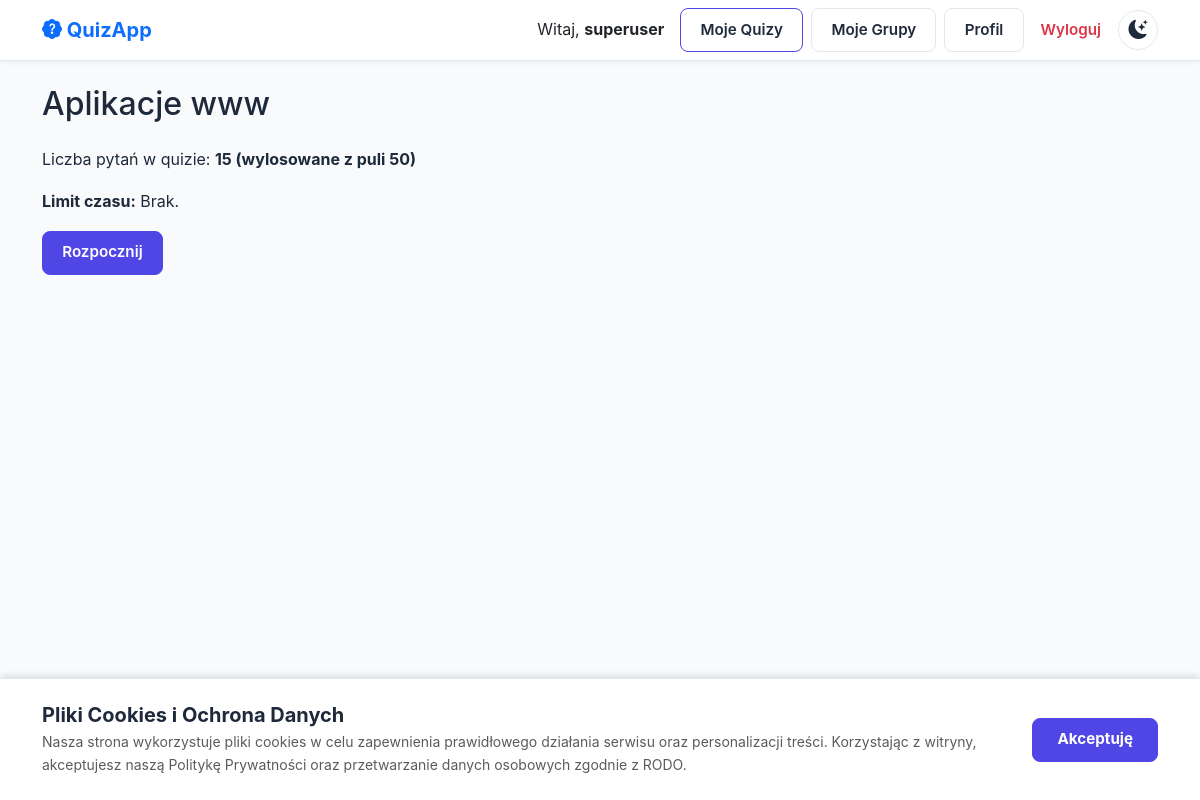
The page /quiz/10/ (signed in) on the database its author committed.
### accounts/models.py (models this page shows)
class User(AbstractUser):
    groups = models.ManyToManyField(
        Group,
        verbose_name='groups',
        blank=True,
        help_text=(
            'Grupy, do których należy ten użytkownik. Użytkownik otrzyma wszystkie '
            'uprawnienia przyznane każdej z jego grup.'
        ),
        related_name="%(app_label)s_%(class)s_groups",
        related_query_name="user",
    )
    user_permissions = models.ManyToManyField(
        Permission,
        verbose_name='user permissions',
        blank=True,
        help_text='Specyficzne uprawnienia dla tego użytkownika.',
        related_name="%(app_label)s_%(class)s_user_permissions",
        related_query_name="user",
    )

### quizzes/models.py (models this page shows, shortened)
class Quiz(models.Model):
    class Visibility(models.TextChoices):
        PUBLIC = 'PUBLIC', 'Publiczny'
        PRIVATE = 'PRIVATE', 'Prywatny'
    title = models.CharField(max_length=255, verbose_name="Tytuł")
    author = models.ForeignKey(settings.AUTH_USER_MODEL, on_delete=models.CASCADE, verbose_name="Autor")
    visibility = models.CharField(
        max_length=10,
        choices=Visibility.choices,
        default=Visibility.PRIVATE,
        verbose_name="Widoczność"
    )
    time_limit = models.IntegerField(
        default=0,
        verbose_name="Limit czasu (w minutach)",
        help_text="Ustaw 0, aby wyłączyć limit czasu."
    )
    questions_count_limit = models.IntegerField(
        default=10,
        verbose_name="Liczba pytań w podejściu",
        validators=[MinValueValidator(1), MaxValueValidator(30)],
        help_text="Ustal, ile pytań ma zostać wylosowanych do jednego podejścia (zakres: 1-30)."
    )
    instant_feedback = models.BooleanField(
        default=False,
        verbose_name="Natychmiastowe odpowiedzi",
        help_text="Jeśli zaznaczone, użytkownik zobaczy poprawne odpowiedzi po każdym pytaniu."
    )
    users_permissions = models.ManyToManyField(
        settings.AUTH_USER_MODEL,
        through='QuizUserPermission',
        related_name='quiz_access',
        blank=True,
        verbose_name="Uprawnienia użytkowników"
    )
    groups_permissions = models.ManyToManyField(
        QuizGroup,
        through='QuizGroupPermission',
        related_name='quiz_access',
        blank=True,
        verbose_name="Uprawnienia grup"
    )
    def can_view(self, user) -> bool:
        if self.visibility == 'PUBLIC': return True

### quizzes/views.py (the view)
# urls.py: path('quiz/<int:pk>/', views.quiz_detail_view, name='quiz-detail'),
def quiz_detail_view(request: HttpRequest, pk: int) -> HttpResponse:
    quiz = get_object_or_404(Quiz, pk=pk)
    if quiz.can_view(request.user):
        return render(request, 'quizzes/quiz_detail.html', {'quiz': quiz})
    messages.error(request, "Nie masz uprawnień do wyświetlenia tego quizu.")
    return redirect('home')

### templates/quizzes/quiz_detail.html (shortened to what this page needs)
{% extends 'base.html' %}
{% block content %}
  <h1>{{ quiz.title }}</h1>
  <p>
    Liczba pytań w quizie:
    <strong>
    {% if quiz.questions_count_limit > 0 and quiz.questions_count_limit < quiz.questions.count %}
        {{ quiz.questions_count_limit }} (wylosowane z puli {{ quiz.questions.count }})
    {% else %}
        {{ quiz.questions.count }}
    {% endif %}
    </strong>
  </p>
  {% if quiz.time_limit > 0 %}
    <p><strong>Limit czasu:</strong> {{ quiz.time_limit }} minut.</p>
  {% else %}
    <p><strong>Limit czasu:</strong> Brak.</p>
  {% endif %}
  {% if quiz.questions.count > 0 %}
    <a class="btn btn-primary" href="{% url 'quiz-start' pk=quiz.pk %}">Rozpocznij</a>
  {% else %}
    <p>Ten quiz nie ma jeszcze pytań.</p>
  {% endif %}
{% endblock %}

### templates/base.html (shortened to what this page needs)
{% load static %}
<!DOCTYPE html>
<html lang="pl">
<head>
    <link href="https://cdn.jsdelivr.net/npm/bootstrap@5.3.0/dist/css/bootstrap.min.css" rel="stylesheet">
    <link rel="stylesheet" href="https://cdn.jsdelivr.net/npm/bootstrap-icons@1.10.0/font/bootstrap-icons.css">
    <link rel="stylesheet" href="{% static 'css/style.css' %}">
</head>
<body class="d-flex flex-column min-vh-100">
    <nav class="navbar navbar-expand-lg navbar-light bg-white mb-4">
        <div class="container">
            <a class="navbar-brand fw-bold text-primary" href="{% url 'home' %}">
                <i class="bi bi-patch-question-fill"></i> QuizApp
            </a>
            <div class="collapse navbar-collapse" id="navbarNav">
                <ul class="navbar-nav ms-auto align-items-center">
                    {% if user.is_authenticated %}
                        <li class="nav-item">
                            <span class="nav-link disabled text-dark">Witaj, <strong>{{ user.username }}</strong></span>
                        </li>
                        <li class="nav-item ms-lg-2">
                            <a class="btn btn-outline-primary btn-sm" href="{% url 'my-quizzes' %}">Moje Quizy</a>
                        </li>
                        <li class="nav-item ms-lg-2">
                            <a class="btn btn-light btn-sm" href="{% url 'group-list' %}">Moje Grupy</a>
                        </li>
                        <li class="nav-item ms-lg-2">
                            <a class="btn btn-light btn-sm" href="{% url 'profile_edit' %}">Profil</a>
                        </li>
                        <li class="nav-item ms-lg-2">
                            <form action="{% url 'logout' %}" method="post" class="d-inline">
                                <button type="submit" class="btn btn-link nav-link text-danger">Wyloguj</button>
                            </form>
                        </li>
                    {% endif %}
                        <li class="nav-item ms-2">
                          <button id="theme-toggle" class="theme-toggle" aria-label="Przełącz motyw">
                            <i id="theme-icon" class="bi bi-moon-stars-fill"></i>
                          </button>
                        </li>
                </ul>
            </div>
        </div>
    </nav>
    <div class="container">
        {% block content %}{% endblock %}
    </div>
    <footer class="mt-auto py-3 text-center text-muted text-small">
        <div class="container">
        </div>
    </footer>
    <div id="cookie-banner" class="p-4">
        <div class="container d-flex flex-column flex-md-row align-items-center justify-content-between gap-3">
            <div class="text-muted">
                <h5 class="fw-bold mb-1"> Pliki Cookies i Ochrona Danych</h5>
                <p class="mb-0 small">
                    Nasza strona wykorzystuje pliki cookies w celu zapewnienia prawidłowego działania serwisu oraz personalizacji treści.
                    Korzystając z witryny, akceptujesz naszą Politykę Prywatności oraz przetwarzanie danych osobowych zgodnie z RODO.
                </p>
            </div>
            <div class="d-flex gap-2 shrink-0">
                <button id="accept-cookies" class="btn btn-primary btn-sm px-4 fw-bold">Akceptuję</button>
            </div>
        </div>
    </div>
</body>
</html>

### static/css/style.css (style rules this page uses)
:root { --bg: #f8fafc; --surface: #ffffff; --surface-hover: #f1f5f9; --text: #1e293b; --text-muted: #64748b; --border: #e2e8f0; --primary: #4f46e5; --primary-hover: #4338ca; --primary-text: #ffffff; --secondary: #64748b; --secondary-hover: #475569; --danger: #ef4444; --danger-hover: #dc2626; --success: #10b981; --shadow: 0 4px 6px -1px rgb(0 0 0 / 0.1), 0 2px 4px -2px rgb(0 0 0 / 0.1); --radius: 12px; }
* { box-sizing: border-box; }
body { font-family: 'Inter', -apple-system, BlinkMacSystemFont, "Segoe UI", Roboto, sans-serif; background-color: var(--bg); color: var(--text); margin: 0; line-height: 1.6; transition: background-color 0.3s, color 0.3s; }
a { color: var(--primary); text-decoration: none; transition: color 0.2s; }
h1, h2, h3, h4, h5, h6 { color: var(--text); margin-top: 0; }
h1 { font-size: 2rem; margin-bottom: 1.5rem; }
nav { background: var(--surface); padding: 1rem 2rem; display: flex; justify-content: space-between; align-items: center; border-bottom: 1px solid var(--border); box-shadow: 0 1px 3px 0 rgb(0 0 0 / 0.1); }
.btn { display: inline-flex; align-items: center; justify-content: center; padding: 0.6rem 1.2rem; border-radius: 8px; text-decoration: none; border: 1px solid transparent; cursor: pointer; font-size: 0.95rem; font-weight: 600; transition: all 0.2s; line-height: 1.5; }
.btn-primary { background-color: var(--primary); border-color: var(--primary); color: var(--primary-text); }
.btn-secondary, .btn-light { background-color: var(--surface); color: var(--text); border-color: var(--border); }
.btn-outline-primary { color: var(--primary); border-color: var(--primary); background-color: transparent; }
.theme-toggle { padding: 0.5rem; border-radius: 50%; border: 1px solid var(--border); background-color: var(--surface); color: var(--text); cursor: pointer; width: 40px; height: 40px; display: flex; align-items: center; justify-content: center; font-size: 1.2rem; transition: transform 0.2s, background-color 0.2s; }
#cookie-banner { position: fixed; bottom: 0; left: 0; width: 100%; z-index: 1050; background-color: var(--surface); color: var(--text); border-top: 1px solid var(--border); box-shadow: 0 -4px 6px -1px rgba(0, 0, 0, 0.1); transform: translateY(100%); transition: transform 0.3s ease-in-out; }
#cookie-banner.show { transform: translateY(0); }
.navbar .btn { background-color: transparent !important; color: var(--text); }

### templates/base.html (style rules this page uses)
body { background-color: var(--bg); color: var(--text); transition: background-color 0.3s, color 0.3s; }
.navbar { box-shadow: 0 2px 4px rgba(0,0,0,0.05); }

### rows shown on the page
User: username "superuser"
Quiz: title "Aplikacje www", questions_count_limit "15", questions.count "50"
